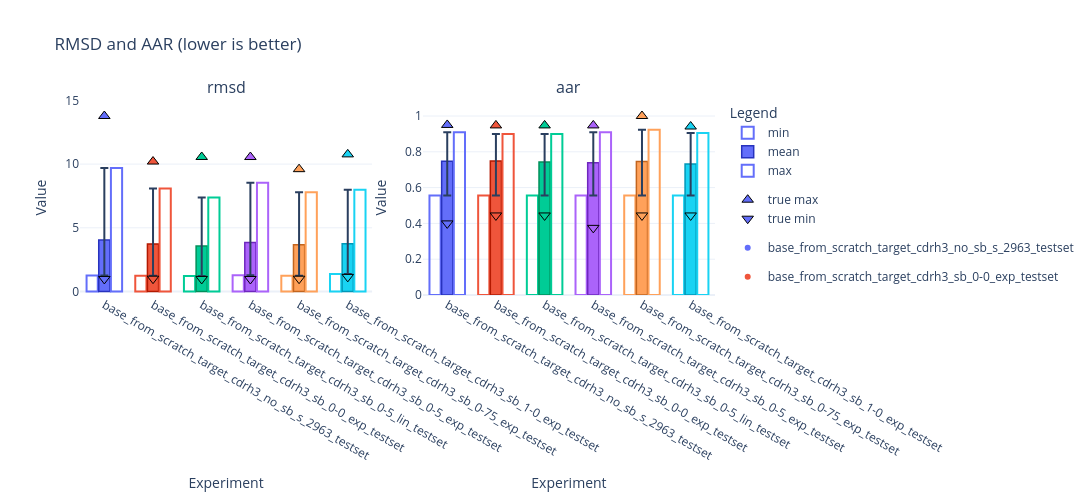

The code cell stored with this chart in its notebook:
### Code cell
fig = plot_rmsd_summary_bars(
    exps,
    cdr_target="H_CDR3",
    title="RMSD and AAR (lower is better)",
    value_columns=("rmsd", "aar"),  # makes horizontal subplots
    confidence_level=0.95,   # trims before stats, like your overlay fn
    value_range=None,        # or (0, 5)
    cap_percentile=0.95,
    errorbar_percentiles=(5, 95),
    reverse_y=False,
)
fig.show()

### Figure 1 — Plotly figure (JSON) as saved in the notebook; plotly's stock layout.template omitted (floating-point values rounded to 4 significant figures)
{"data": [{"customdata": [0.9874, 1.01, 0.9869, 0.9833, 1.007, 1.15], "hovertemplate": "<b>%{x}</b><br>min (capped): %{y:.4f}<br><i>true min</i>: %{customdata:.4f}<extra></extra>", "legendgroup": "stats", "marker": {"color": "rgba(0,0,0,0)", "line": {"color": ["#636EFA", "#EF553B", "#00CC96", "#AB63FA", "#FFA15A", "#19D3F3"], "width": 2}}, "name": "min", "offsetgroup": "min", "showlegend": true, "type": "bar", "x": ["base_from_scratch_target_cdrh3_no_sb_s_2963_testset", "base_from_scratch_target_cdrh3_sb_0-0_exp_testset", "base_from_scratch_target_cdrh3_sb_0-5_lin_testset", "base_from_scratch_target_cdrh3_sb_0-5_exp_testset", "base_from_scratch_target_cdrh3_sb_0-75_exp_testset", "base_from_scratch_target_cdrh3_sb_1-0_exp_testset"], "xaxis": "x", "y": [1.257, 1.246, 1.224, 1.279, 1.238, 1.37], "yaxis": "y"}, {"customdata": ["1.2570 – 9.7017", "1.2462 – 8.0884", "1.2244 – 7.3789", "1.2788 – 8.5399", "1.2376 – 7.7982", "1.3701 – 7.9861"], "error_y": {"array": [5.668, 4.353, 3.811, 4.686, 4.119, 4.231], "arrayminus": [2.777, 2.489, 2.344, 2.575, 2.442, 2.385], "type": "data", "visible": true}, "hovertemplate": "<b>%{x}</b><br>mean: %{y:.4f}<br>5–95 pct: %{customdata}<extra></extra>", "legendgroup": "stats", "marker": {"color": ["#636EFA", "#EF553B", "#00CC96", "#AB63FA", "#FFA15A", "#19D3F3"], "line": {"color": ["rgb(39,50,190)", "rgb(179,25,0)", "rgb(0,144,90)", "rgb(111,39,190)", "rgb(195,101,30)", "rgb(0,151,183)"], "width": 1.5}}, "name": "mean", "offsetgroup": "mean", "showlegend": true, "type": "bar", "x": ["base_from_scratch_target_cdrh3_no_sb_s_2963_testset", "base_from_scratch_target_cdrh3_sb_0-0_exp_testset", "base_from_scratch_target_cdrh3_sb_0-5_lin_testset", "base_from_scratch_target_cdrh3_sb_0-5_exp_testset", "base_from_scratch_target_cdrh3_sb_0-75_exp_testset", "base_from_scratch_target_cdrh3_sb_1-0_exp_testset"], "xaxis": "x", "y": [4.034, 3.736, 3.568, 3.854, 3.679, 3.755], "yaxis": "y"}, {"customdata": [13.77, 10.2, 10.56, 10.55, 9.601, 10.76], "hovertemplate": "<b>%{x}</b><br>max (capped): %{y:.4f}<br><i>true max</i>: %{customdata:.4f}<extra></extra>", "legendgroup": "stats", "marker": {"color": "rgba(0,0,0,0)", "line": {"color": ["#636EFA", "#EF553B", "#00CC96", "#AB63FA", "#FFA15A", "#19D3F3"], "width": 2}}, "name": "max", "offsetgroup": "max", "showlegend": true, "type": "bar", "x": ["base_from_scratch_target_cdrh3_no_sb_s_2963_testset", "base_from_scratch_target_cdrh3_sb_0-0_exp_testset", "base_from_scratch_target_cdrh3_sb_0-5_lin_testset", "base_from_scratch_target_cdrh3_sb_0-5_exp_testset", "base_from_scratch_target_cdrh3_sb_0-75_exp_testset", "base_from_scratch_target_cdrh3_sb_1-0_exp_testset"], "xaxis": "x", "y": [9.702, 8.088, 7.379, 8.54, 7.798, 7.986], "yaxis": "y"}, {"hovertemplate": "<b>%{x}</b><br>true max: %{y:.4f}<extra></extra>", "legendgroup": "extrema", "marker": {"color": ["#636EFA", "#EF553B", "#00CC96", "#AB63FA", "#FFA15A", "#19D3F3"], "line": {"color": "black", "width": 1}, "size": 10, "symbol": "triangle-up"}, "mode": "markers", "name": "true max", "showlegend": true, "type": "scatter", "x": ["base_from_scratch_target_cdrh3_no_sb_s_2963_testset", "base_from_scratch_target_cdrh3_sb_0-0_exp_testset", "base_from_scratch_target_cdrh3_sb_0-5_lin_testset", "base_from_scratch_target_cdrh3_sb_0-5_exp_testset", "base_from_scratch_target_cdrh3_sb_0-75_exp_testset", "base_from_scratch_target_cdrh3_sb_1-0_exp_testset"], "xaxis": "x", "y": [13.77, 10.2, 10.56, 10.55, 9.601, 10.76], "yaxis": "y"}, {"hovertemplate": "<b>%{x}</b><br>true min: %{y:.4f}<extra></extra>", "legendgroup": "extrema", "marker": {"color": ["#636EFA", "#EF553B", "#00CC96", "#AB63FA", "#FFA15A", "#19D3F3"], "line": {"color": "black", "width": 1}, "size": 10, "symbol": "triangle-down"}, "mode": "markers", "name": "true min", "showlegend": true, "type": "scatter", "x": ["base_from_scratch_target_cdrh3_no_sb_s_2963_testset", "base_from_scratch_target_cdrh3_sb_0-0_exp_testset", "base_from_scratch_target_cdrh3_sb_0-5_lin_testset", "base_from_scratch_target_cdrh3_sb_0-5_exp_testset", "base_from_scratch_target_cdrh3_sb_0-75_exp_testset", "base_from_scratch_target_cdrh3_sb_1-0_exp_testset"], "xaxis": "x", "y": [0.9874, 1.01, 0.9869, 0.9833, 1.007, 1.15], "yaxis": "y"}, {"customdata": [0.4, 0.4444, 0.4444, 0.375, 0.4444, 0.4444], "hovertemplate": "<b>%{x}</b><br>min (capped): %{y:.4f}<br><i>true min</i>: %{customdata:.4f}<extra></extra>", "legendgroup": "stats", "marker": {"color": "rgba(0,0,0,0)", "line": {"color": ["#636EFA", "#EF553B", "#00CC96", "#AB63FA", "#FFA15A", "#19D3F3"], "width": 2}}, "name": "min", "offsetgroup": "min", "showlegend": false, "type": "bar", "x": ["base_from_scratch_target_cdrh3_no_sb_s_2963_testset", "base_from_scratch_target_cdrh3_sb_0-0_exp_testset", "base_from_scratch_target_cdrh3_sb_0-5_lin_testset", "base_from_scratch_target_cdrh3_sb_0-5_exp_testset", "base_from_scratch_target_cdrh3_sb_0-75_exp_testset", "base_from_scratch_target_cdrh3_sb_1-0_exp_testset"], "xaxis": "x2", "y": [0.5556, 0.5556, 0.5556, 0.5556, 0.5556, 0.5556], "yaxis": "y2"}, {"customdata": ["0.5556 – 0.9091", "0.5556 – 0.9000", "0.5556 – 0.9000", "0.5556 – 0.9091", "0.5556 – 0.9231", "0.5556 – 0.9048"], "error_y": {"array": [0.1624, 0.1514, 0.1572, 0.1698, 0.1767, 0.1724], "arrayminus": [0.1911, 0.1931, 0.1873, 0.1837, 0.1908, 0.1768], "type": "data", "visible": true}, "hovertemplate": "<b>%{x}</b><br>mean: %{y:.4f}<br>5–95 pct: %{customdata}<extra></extra>", "legendgroup": "stats", "marker": {"color": ["#636EFA", "#EF553B", "#00CC96", "#AB63FA", "#FFA15A", "#19D3F3"], "line": {"color": ["rgb(39,50,190)", "rgb(179,25,0)", "rgb(0,144,90)", "rgb(111,39,190)", "rgb(195,101,30)", "rgb(0,151,183)"], "width": 1.5}}, "name": "mean", "offsetgroup": "mean", "showlegend": false, "type": "bar", "x": ["base_from_scratch_target_cdrh3_no_sb_s_2963_testset", "base_from_scratch_target_cdrh3_sb_0-0_exp_testset", "base_from_scratch_target_cdrh3_sb_0-5_lin_testset", "base_from_scratch_target_cdrh3_sb_0-5_exp_testset", "base_from_scratch_target_cdrh3_sb_0-75_exp_testset", "base_from_scratch_target_cdrh3_sb_1-0_exp_testset"], "xaxis": "x2", "y": [0.7467, 0.7486, 0.7428, 0.7393, 0.7463, 0.7324], "yaxis": "y2"}, {"customdata": [0.95, 0.9474, 0.9474, 0.9474, 1, 0.9412], "hovertemplate": "<b>%{x}</b><br>max (capped): %{y:.4f}<br><i>true max</i>: %{customdata:.4f}<extra></extra>", "legendgroup": "stats", "marker": {"color": "rgba(0,0,0,0)", "line": {"color": ["#636EFA", "#EF553B", "#00CC96", "#AB63FA", "#FFA15A", "#19D3F3"], "width": 2}}, "name": "max", "offsetgroup": "max", "showlegend": false, "type": "bar", "x": ["base_from_scratch_target_cdrh3_no_sb_s_2963_testset", "base_from_scratch_target_cdrh3_sb_0-0_exp_testset", "base_from_scratch_target_cdrh3_sb_0-5_lin_testset", "base_from_scratch_target_cdrh3_sb_0-5_exp_testset", "base_from_scratch_target_cdrh3_sb_0-75_exp_testset", "base_from_scratch_target_cdrh3_sb_1-0_exp_testset"], "xaxis": "x2", "y": [0.9091, 0.9, 0.9, 0.9091, 0.9231, 0.9048], "yaxis": "y2"}, {"hovertemplate": "<b>%{x}</b><br>true max: %{y:.4f}<extra></extra>", "legendgroup": "extrema", "marker": {"color": ["#636EFA", "#EF553B", "#00CC96", "#AB63FA", "#FFA15A", "#19D3F3"], "line": {"color": "black", "width": 1}, "size": 10, "symbol": "triangle-up"}, "mode": "markers", "name": "true max", "showlegend": false, "type": "scatter", "x": ["base_from_scratch_target_cdrh3_no_sb_s_2963_testset", "base_from_scratch_target_cdrh3_sb_0-0_exp_testset", "base_from_scratch_target_cdrh3_sb_0-5_lin_testset", "base_from_scratch_target_cdrh3_sb_0-5_exp_testset", "base_from_scratch_target_cdrh3_sb_0-75_exp_testset", "base_from_scratch_target_cdrh3_sb_1-0_exp_testset"], "xaxis": "x2", "y": [0.95, 0.9474, 0.9474, 0.9474, 1, 0.9412], "yaxis": "y2"}, {"hovertemplate": "<b>%{x}</b><br>true min: %{y:.4f}<extra></extra>", "legendgroup": "extrema", "marker": {"color": ["#636EFA", "#EF553B", "#00CC96", "#AB63FA", "#FFA15A", "#19D3F3"], "line": {"color": "black", "width": 1}, "size": 10, "symbol": "triangle-down"}, "mode": "markers", "name": "true min", "showlegend": false, "type": "scatter", "x": ["base_from_scratch_target_cdrh3_no_sb_s_2963_testset", "base_from_scratch_target_cdrh3_sb_0-0_exp_testset", "base_from_scratch_target_cdrh3_sb_0-5_lin_testset", "base_from_scratch_target_cdrh3_sb_0-5_exp_testset", "base_from_scratch_target_cdrh3_sb_0-75_exp_testset", "base_from_scratch_target_cdrh3_sb_1-0_exp_testset"], "xaxis": "x2", "y": [0.4, 0.4444, 0.4444, 0.375, 0.4444, 0.4444], "yaxis": "y2"}, {"legendgroup": "exp-base_from_scratch_target_cdrh3_no_sb_s_2963_testset", "marker": {"color": "#636EFA"}, "mode": "markers", "name": "base_from_scratch_target_cdrh3_no_sb_s_2963_testset", "showlegend": true, "type": "scatter", "x": [null], "y": [null]}, {"legendgroup": "exp-base_from_scratch_target_cdrh3_sb_0-0_exp_testset", "marker": {"color": "#EF553B"}, "mode": "markers", "name": "base_from_scratch_target_cdrh3_sb_0-0_exp_testset", "showlegend": true, "type": "scatter", "x": [null], "y": [null]}, {"legendgroup": "exp-base_from_scratch_target_cdrh3_sb_0-5_lin_testset", "marker": {"color": "#00CC96"}, "mode": "markers", "name": "base_from_scratch_target_cdrh3_sb_0-5_lin_testset", "showlegend": true, "type": "scatter", "x": [null], "y": [null]}, {"legendgroup": "exp-base_from_scratch_target_cdrh3_sb_0-5_exp_testset", "marker": {"color": "#AB63FA"}, "mode": "markers", "name": "base_from_scratch_target_cdrh3_sb_0-5_exp_testset", "showlegend": true, "type": "scatter", "x": [null], "y": [null]}, {"legendgroup": "exp-base_from_scratch_target_cdrh3_sb_0-75_exp_testset", "marker": {"color": "#FFA15A"}, "mode": "markers", "name": "base_from_scratch_target_cdrh3_sb_0-75_exp_testset", "showlegend": true, "type": "scatter", "x": [null], "y": [null]}, {"legendgroup": "exp-base_from_scratch_target_cdrh3_sb_1-0_exp_testset", "marker": {"color": "#19D3F3"}, "mode": "markers", "name": "base_from_scratch_target_cdrh3_sb_1-0_exp_testset", "showlegend": true, "type": "scatter", "x": [null], "y": [null]}], "layout": {"annotations": [{"font": {"size": 16}, "showarrow": false, "text": "rmsd", "x": 0.23, "xanchor": "center", "xref": "paper", "y": 1, "yanchor": "bottom", "yref": "paper"}, {"font": {"size": 16}, "showarrow": false, "text": "aar", "x": 0.77, "xanchor": "center", "xref": "paper", "y": 1, "yanchor": "bottom", "yref": "paper"}], "bargap": 0.25, "bargroupgap": 0.08, "barmode": "group", "height": 500, "legend": {"title": {"text": "Legend"}}, "title": {"text": "RMSD and AAR (lower is better)"}, "width": 1200, "xaxis": {"anchor": "y", "categoryarray": ["base_from_scratch_target_cdrh3_no_sb_s_2963_testset", "base_from_scratch_target_cdrh3_sb_0-0_exp_testset", "base_from_scratch_target_cdrh3_sb_0-5_lin_testset", "base_from_scratch_target_cdrh3_sb_0-5_exp_testset", "base_from_scratch_target_cdrh3_sb_0-75_exp_testset", "base_from_scratch_target_cdrh3_sb_1-0_exp_testset"], "categoryorder": "array", "domain": [0, 0.46], "title": {"text": "Experiment"}}, "xaxis2": {"anchor": "y2", "categoryarray": ["base_from_scratch_target_cdrh3_no_sb_s_2963_testset", "base_from_scratch_target_cdrh3_sb_0-0_exp_testset", "base_from_scratch_target_cdrh3_sb_0-5_lin_testset", "base_from_scratch_target_cdrh3_sb_0-5_exp_testset", "base_from_scratch_target_cdrh3_sb_0-75_exp_testset", "base_from_scratch_target_cdrh3_sb_1-0_exp_testset"], "categoryorder": "array", "domain": [0.54, 1], "title": {"text": "Experiment"}}, "yaxis": {"anchor": "x", "autorange": true, "domain": [0, 1], "title": {"text": "Value"}}, "yaxis2": {"anchor": "x2", "autorange": true, "domain": [0, 1], "title": {"text": "Value"}}}}
